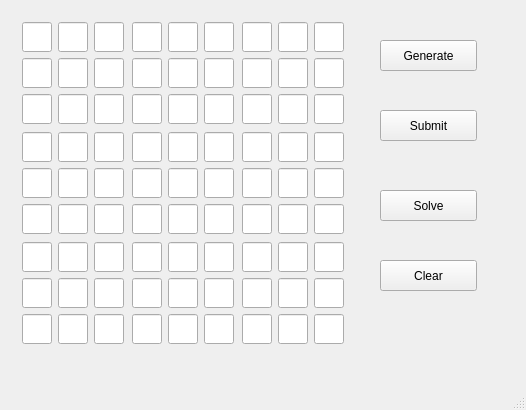
<?xml version="1.0" encoding="UTF-8"?>
<ui version="4.0">
 <class>MainWindow</class>
 <widget class="QMainWindow" name="MainWindow">
  <property name="geometry">
   <rect>
    <x>0</x>
    <y>0</y>
    <width>526</width>
    <height>410</height>
   </rect>
  </property>
  <property name="windowTitle">
   <string>MainWindow</string>
  </property>
  <property name="styleSheet">
   <string notr="true">QLineEdit:disabled{
background-color: rgb(167, 164, 170);
color: rgb(0, 0, 0);
}</string>
  </property>
  <widget class="QWidget" name="centralWidget">
   <widget class="QLineEdit" name="lineEdit00">
    <property name="geometry">
     <rect>
      <x>22</x>
      <y>22</y>
      <width>30</width>
      <height>30</height>
     </rect>
    </property>
    <property name="minimumSize">
     <size>
      <width>30</width>
      <height>30</height>
     </size>
    </property>
    <property name="maximumSize">
     <size>
      <width>30</width>
      <height>30</height>
     </size>
    </property>
    <property name="styleSheet">
     <string notr="true"/>
    </property>
    <property name="alignment">
     <set>Qt::AlignCenter</set>
    </property>
   </widget>
   <widget class="QLineEdit" name="lineEdit01">
    <property name="geometry">
     <rect>
      <x>58</x>
      <y>22</y>
      <width>30</width>
      <height>30</height>
     </rect>
    </property>
    <property name="minimumSize">
     <size>
      <width>30</width>
      <height>30</height>
     </size>
    </property>
    <property name="maximumSize">
     <size>
      <width>30</width>
      <height>30</height>
     </size>
    </property>
    <property name="alignment">
     <set>Qt::AlignCenter</set>
    </property>
   </widget>
   <widget class="QLineEdit" name="lineEdit02">
    <property name="geometry">
     <rect>
      <x>94</x>
      <y>22</y>
      <width>30</width>
      <height>30</height>
     </rect>
    </property>
    <property name="minimumSize">
     <size>
      <width>30</width>
      <height>30</height>
     </size>
    </property>
    <property name="maximumSize">
     <size>
      <width>30</width>
      <height>30</height>
     </size>
    </property>
    <property name="alignment">
     <set>Qt::AlignCenter</set>
    </property>
   </widget>
   <widget class="QLineEdit" name="lineEdit10">
    <property name="geometry">
     <rect>
      <x>22</x>
      <y>58</y>
      <width>30</width>
      <height>30</height>
     </rect>
    </property>
    <property name="minimumSize">
     <size>
      <width>30</width>
      <height>30</height>
     </size>
    </property>
    <property name="maximumSize">
     <size>
      <width>30</width>
      <height>30</height>
     </size>
    </property>
    <property name="alignment">
     <set>Qt::AlignCenter</set>
    </property>
   </widget>
   <widget class="QLineEdit" name="lineEdit11">
    <property name="geometry">
     <rect>
      <x>58</x>
      <y>58</y>
      <width>30</width>
      <height>30</height>
     </rect>
    </property>
    <property name="minimumSize">
     <size>
      <width>30</width>
      <height>30</height>
     </size>
    </property>
    <property name="maximumSize">
     <size>
      <width>30</width>
      <height>30</height>
     </size>
    </property>
    <property name="alignment">
     <set>Qt::AlignCenter</set>
    </property>
   </widget>
   <widget class="QLineEdit" name="lineEdit12">
    <property name="geometry">
     <rect>
      <x>94</x>
      <y>58</y>
      <width>30</width>
      <height>30</height>
     </rect>
    </property>
    <property name="minimumSize">
     <size>
      <width>30</width>
      <height>30</height>
     </size>
    </property>
    <property name="maximumSize">
     <size>
      <width>30</width>
      <height>30</height>
     </size>
    </property>
    <property name="alignment">
     <set>Qt::AlignCenter</set>
    </property>
   </widget>
   <widget class="QLineEdit" name="lineEdit20">
    <property name="geometry">
     <rect>
      <x>22</x>
      <y>94</y>
      <width>30</width>
      <height>30</height>
     </rect>
    </property>
    <property name="minimumSize">
     <size>
      <width>30</width>
      <height>30</height>
     </size>
    </property>
    <property name="maximumSize">
     <size>
      <width>30</width>
      <height>30</height>
     </size>
    </property>
    <property name="alignment">
     <set>Qt::AlignCenter</set>
    </property>
   </widget>
   <widget class="QLineEdit" name="lineEdit21">
    <property name="geometry">
     <rect>
      <x>58</x>
      <y>94</y>
      <width>30</width>
      <height>30</height>
     </rect>
    </property>
    <property name="minimumSize">
     <size>
      <width>30</width>
      <height>30</height>
     </size>
    </property>
    <property name="maximumSize">
     <size>
      <width>30</width>
      <height>30</height>
     </size>
    </property>
    <property name="alignment">
     <set>Qt::AlignCenter</set>
    </property>
   </widget>
   <widget class="QLineEdit" name="lineEdit22">
    <property name="geometry">
     <rect>
      <x>94</x>
      <y>94</y>
      <width>30</width>
      <height>30</height>
     </rect>
    </property>
    <property name="minimumSize">
     <size>
      <width>30</width>
      <height>30</height>
     </size>
    </property>
    <property name="maximumSize">
     <size>
      <width>30</width>
      <height>30</height>
     </size>
    </property>
    <property name="alignment">
     <set>Qt::AlignCenter</set>
    </property>
   </widget>
   <widget class="QPushButton" name="pushButton">
    <property name="geometry">
     <rect>
      <x>380</x>
      <y>40</y>
      <width>97</width>
      <height>31</height>
     </rect>
    </property>
    <property name="text">
     <string>Generate</string>
    </property>
   </widget>
   <widget class="QPushButton" name="pushButton_2">
    <property name="geometry">
     <rect>
      <x>380</x>
      <y>110</y>
      <width>97</width>
      <height>31</height>
     </rect>
    </property>
    <property name="text">
     <string>Submit</string>
    </property>
   </widget>
   <widget class="QPushButton" name="pushButton_3">
    <property name="geometry">
     <rect>
      <x>380</x>
      <y>190</y>
      <width>97</width>
      <height>31</height>
     </rect>
    </property>
    <property name="text">
     <string>Solve</string>
    </property>
   </widget>
   <widget class="QPushButton" name="pushButton_4">
    <property name="geometry">
     <rect>
      <x>380</x>
      <y>260</y>
      <width>97</width>
      <height>31</height>
     </rect>
    </property>
    <property name="text">
     <string>Clear</string>
    </property>
   </widget>
   <widget class="QLineEdit" name="lineEdit06">
    <property name="geometry">
     <rect>
      <x>242</x>
      <y>22</y>
      <width>30</width>
      <height>30</height>
     </rect>
    </property>
    <property name="minimumSize">
     <size>
      <width>30</width>
      <height>30</height>
     </size>
    </property>
    <property name="maximumSize">
     <size>
      <width>30</width>
      <height>30</height>
     </size>
    </property>
    <property name="alignment">
     <set>Qt::AlignCenter</set>
    </property>
   </widget>
   <widget class="QLineEdit" name="lineEdit08">
    <property name="geometry">
     <rect>
      <x>314</x>
      <y>22</y>
      <width>30</width>
      <height>30</height>
     </rect>
    </property>
    <property name="minimumSize">
     <size>
      <width>30</width>
      <height>30</height>
     </size>
    </property>
    <property name="maximumSize">
     <size>
      <width>30</width>
      <height>30</height>
     </size>
    </property>
    <property name="alignment">
     <set>Qt::AlignCenter</set>
    </property>
   </widget>
   <widget class="QLineEdit" name="lineEdit16">
    <property name="geometry">
     <rect>
      <x>242</x>
      <y>58</y>
      <width>30</width>
      <height>30</height>
     </rect>
    </property>
    <property name="minimumSize">
     <size>
      <width>30</width>
      <height>30</height>
     </size>
    </property>
    <property name="maximumSize">
     <size>
      <width>30</width>
      <height>30</height>
     </size>
    </property>
    <property name="alignment">
     <set>Qt::AlignCenter</set>
    </property>
   </widget>
   <widget class="QLineEdit" name="lineEdit28">
    <property name="geometry">
     <rect>
      <x>314</x>
      <y>94</y>
      <width>30</width>
      <height>30</height>
     </rect>
    </property>
    <property name="minimumSize">
     <size>
      <width>30</width>
      <height>30</height>
     </size>
    </property>
    <property name="maximumSize">
     <size>
      <width>30</width>
      <height>30</height>
     </size>
    </property>
    <property name="alignment">
     <set>Qt::AlignCenter</set>
    </property>
   </widget>
   <widget class="QLineEdit" name="lineEdit27">
    <property name="geometry">
     <rect>
      <x>278</x>
      <y>94</y>
      <width>30</width>
      <height>30</height>
     </rect>
    </property>
    <property name="minimumSize">
     <size>
      <width>30</width>
      <height>30</height>
     </size>
    </property>
    <property name="maximumSize">
     <size>
      <width>30</width>
      <height>30</height>
     </size>
    </property>
    <property name="alignment">
     <set>Qt::AlignCenter</set>
    </property>
   </widget>
   <widget class="QLineEdit" name="lineEdit26">
    <property name="geometry">
     <rect>
      <x>242</x>
      <y>94</y>
      <width>30</width>
      <height>30</height>
     </rect>
    </property>
    <property name="minimumSize">
     <size>
      <width>30</width>
      <height>30</height>
     </size>
    </property>
    <property name="maximumSize">
     <size>
      <width>30</width>
      <height>30</height>
     </size>
    </property>
    <property name="alignment">
     <set>Qt::AlignCenter</set>
    </property>
   </widget>
   <widget class="QLineEdit" name="lineEdit07">
    <property name="geometry">
     <rect>
      <x>278</x>
      <y>22</y>
      <width>30</width>
      <height>30</height>
     </rect>
    </property>
    <property name="minimumSize">
     <size>
      <width>30</width>
      <height>30</height>
     </size>
    </property>
    <property name="maximumSize">
     <size>
      <width>30</width>
      <height>30</height>
     </size>
    </property>
    <property name="alignment">
     <set>Qt::AlignCenter</set>
    </property>
   </widget>
   <widget class="QLineEdit" name="lineEdit17">
    <property name="geometry">
     <rect>
      <x>278</x>
      <y>58</y>
      <width>30</width>
      <height>30</height>
     </rect>
    </property>
    <property name="minimumSize">
     <size>
      <width>30</width>
      <height>30</height>
     </size>
    </property>
    <property name="maximumSize">
     <size>
      <width>30</width>
      <height>30</height>
     </size>
    </property>
    <property name="alignment">
     <set>Qt::AlignCenter</set>
    </property>
   </widget>
   <widget class="QLineEdit" name="lineEdit18">
    <property name="geometry">
     <rect>
      <x>314</x>
      <y>58</y>
      <width>30</width>
      <height>30</height>
     </rect>
    </property>
    <property name="minimumSize">
     <size>
      <width>30</width>
      <height>30</height>
     </size>
    </property>
    <property name="maximumSize">
     <size>
      <width>30</width>
      <height>30</height>
     </size>
    </property>
    <property name="alignment">
     <set>Qt::AlignCenter</set>
    </property>
   </widget>
   <widget class="QLineEdit" name="lineEdit03">
    <property name="geometry">
     <rect>
      <x>132</x>
      <y>22</y>
      <width>30</width>
      <height>30</height>
     </rect>
    </property>
    <property name="minimumSize">
     <size>
      <width>30</width>
      <height>30</height>
     </size>
    </property>
    <property name="maximumSize">
     <size>
      <width>30</width>
      <height>30</height>
     </size>
    </property>
    <property name="alignment">
     <set>Qt::AlignCenter</set>
    </property>
   </widget>
   <widget class="QLineEdit" name="lineEdit15">
    <property name="geometry">
     <rect>
      <x>204</x>
      <y>58</y>
      <width>30</width>
      <height>30</height>
     </rect>
    </property>
    <property name="minimumSize">
     <size>
      <width>30</width>
      <height>30</height>
     </size>
    </property>
    <property name="maximumSize">
     <size>
      <width>30</width>
      <height>30</height>
     </size>
    </property>
    <property name="alignment">
     <set>Qt::AlignCenter</set>
    </property>
   </widget>
   <widget class="QLineEdit" name="lineEdit13">
    <property name="geometry">
     <rect>
      <x>132</x>
      <y>58</y>
      <width>30</width>
      <height>30</height>
     </rect>
    </property>
    <property name="minimumSize">
     <size>
      <width>30</width>
      <height>30</height>
     </size>
    </property>
    <property name="maximumSize">
     <size>
      <width>30</width>
      <height>30</height>
     </size>
    </property>
    <property name="alignment">
     <set>Qt::AlignCenter</set>
    </property>
   </widget>
   <widget class="QLineEdit" name="lineEdit05">
    <property name="geometry">
     <rect>
      <x>204</x>
      <y>22</y>
      <width>30</width>
      <height>30</height>
     </rect>
    </property>
    <property name="minimumSize">
     <size>
      <width>30</width>
      <height>30</height>
     </size>
    </property>
    <property name="maximumSize">
     <size>
      <width>30</width>
      <height>30</height>
     </size>
    </property>
    <property name="alignment">
     <set>Qt::AlignCenter</set>
    </property>
   </widget>
   <widget class="QLineEdit" name="lineEdit23">
    <property name="geometry">
     <rect>
      <x>132</x>
      <y>94</y>
      <width>30</width>
      <height>30</height>
     </rect>
    </property>
    <property name="minimumSize">
     <size>
      <width>30</width>
      <height>30</height>
     </size>
    </property>
    <property name="maximumSize">
     <size>
      <width>30</width>
      <height>30</height>
     </size>
    </property>
    <property name="alignment">
     <set>Qt::AlignCenter</set>
    </property>
   </widget>
   <widget class="QLineEdit" name="lineEdit14">
    <property name="geometry">
     <rect>
      <x>168</x>
      <y>58</y>
      <width>30</width>
      <height>30</height>
     </rect>
    </property>
    <property name="minimumSize">
     <size>
      <width>30</width>
      <height>30</height>
     </size>
    </property>
    <property name="maximumSize">
     <size>
      <width>30</width>
      <height>30</height>
     </size>
    </property>
    <property name="alignment">
     <set>Qt::AlignCenter</set>
    </property>
   </widget>
   <widget class="QLineEdit" name="lineEdit24">
    <property name="geometry">
     <rect>
      <x>168</x>
      <y>94</y>
      <width>30</width>
      <height>30</height>
     </rect>
    </property>
    <property name="minimumSize">
     <size>
      <width>30</width>
      <height>30</height>
     </size>
    </property>
    <property name="maximumSize">
     <size>
      <width>30</width>
      <height>30</height>
     </size>
    </property>
    <property name="alignment">
     <set>Qt::AlignCenter</set>
    </property>
   </widget>
   <widget class="QLineEdit" name="lineEdit25">
    <property name="geometry">
     <rect>
      <x>204</x>
      <y>94</y>
      <width>30</width>
      <height>30</height>
     </rect>
    </property>
    <property name="minimumSize">
     <size>
      <width>30</width>
      <height>30</height>
     </size>
    </property>
    <property name="maximumSize">
     <size>
      <width>30</width>
      <height>30</height>
     </size>
    </property>
    <property name="alignment">
     <set>Qt::AlignCenter</set>
    </property>
   </widget>
   <widget class="QLineEdit" name="lineEdit04">
    <property name="geometry">
     <rect>
      <x>168</x>
      <y>22</y>
      <width>30</width>
      <height>30</height>
     </rect>
    </property>
    <property name="minimumSize">
     <size>
      <width>30</width>
      <height>30</height>
     </size>
    </property>
    <property name="maximumSize">
     <size>
      <width>30</width>
      <height>30</height>
     </size>
    </property>
    <property name="alignment">
     <set>Qt::AlignCenter</set>
    </property>
   </widget>
   <widget class="QLineEdit" name="lineEdit40">
    <property name="geometry">
     <rect>
      <x>22</x>
      <y>168</y>
      <width>30</width>
      <height>30</height>
     </rect>
    </property>
    <property name="minimumSize">
     <size>
      <width>30</width>
      <height>30</height>
     </size>
    </property>
    <property name="maximumSize">
     <size>
      <width>30</width>
      <height>30</height>
     </size>
    </property>
    <property name="alignment">
     <set>Qt::AlignCenter</set>
    </property>
   </widget>
   <widget class="QLineEdit" name="lineEdit41">
    <property name="geometry">
     <rect>
      <x>58</x>
      <y>168</y>
      <width>30</width>
      <height>30</height>
     </rect>
    </property>
    <property name="minimumSize">
     <size>
      <width>30</width>
      <height>30</height>
     </size>
    </property>
    <property name="maximumSize">
     <size>
      <width>30</width>
      <height>30</height>
     </size>
    </property>
    <property name="alignment">
     <set>Qt::AlignCenter</set>
    </property>
   </widget>
   <widget class="QLineEdit" name="lineEdit50">
    <property name="geometry">
     <rect>
      <x>22</x>
      <y>204</y>
      <width>30</width>
      <height>30</height>
     </rect>
    </property>
    <property name="minimumSize">
     <size>
      <width>30</width>
      <height>30</height>
     </size>
    </property>
    <property name="maximumSize">
     <size>
      <width>30</width>
      <height>30</height>
     </size>
    </property>
    <property name="alignment">
     <set>Qt::AlignCenter</set>
    </property>
   </widget>
   <widget class="QLineEdit" name="lineEdit31">
    <property name="geometry">
     <rect>
      <x>58</x>
      <y>132</y>
      <width>30</width>
      <height>30</height>
     </rect>
    </property>
    <property name="minimumSize">
     <size>
      <width>30</width>
      <height>30</height>
     </size>
    </property>
    <property name="maximumSize">
     <size>
      <width>30</width>
      <height>30</height>
     </size>
    </property>
    <property name="alignment">
     <set>Qt::AlignCenter</set>
    </property>
   </widget>
   <widget class="QLineEdit" name="lineEdit52">
    <property name="geometry">
     <rect>
      <x>94</x>
      <y>204</y>
      <width>30</width>
      <height>30</height>
     </rect>
    </property>
    <property name="minimumSize">
     <size>
      <width>30</width>
      <height>30</height>
     </size>
    </property>
    <property name="maximumSize">
     <size>
      <width>30</width>
      <height>30</height>
     </size>
    </property>
    <property name="alignment">
     <set>Qt::AlignCenter</set>
    </property>
   </widget>
   <widget class="QLineEdit" name="lineEdit30">
    <property name="geometry">
     <rect>
      <x>22</x>
      <y>132</y>
      <width>30</width>
      <height>30</height>
     </rect>
    </property>
    <property name="minimumSize">
     <size>
      <width>30</width>
      <height>30</height>
     </size>
    </property>
    <property name="maximumSize">
     <size>
      <width>30</width>
      <height>30</height>
     </size>
    </property>
    <property name="alignment">
     <set>Qt::AlignCenter</set>
    </property>
   </widget>
   <widget class="QLineEdit" name="lineEdit32">
    <property name="geometry">
     <rect>
      <x>94</x>
      <y>132</y>
      <width>30</width>
      <height>30</height>
     </rect>
    </property>
    <property name="minimumSize">
     <size>
      <width>30</width>
      <height>30</height>
     </size>
    </property>
    <property name="maximumSize">
     <size>
      <width>30</width>
      <height>30</height>
     </size>
    </property>
    <property name="alignment">
     <set>Qt::AlignCenter</set>
    </property>
   </widget>
   <widget class="QLineEdit" name="lineEdit42">
    <property name="geometry">
     <rect>
      <x>94</x>
      <y>168</y>
      <width>30</width>
      <height>30</height>
     </rect>
    </property>
    <property name="minimumSize">
     <size>
      <width>30</width>
      <height>30</height>
     </size>
    </property>
    <property name="maximumSize">
     <size>
      <width>30</width>
      <height>30</height>
     </size>
    </property>
    <property name="alignment">
     <set>Qt::AlignCenter</set>
    </property>
   </widget>
   <widget class="QLineEdit" name="lineEdit51">
    <property name="geometry">
     <rect>
      <x>58</x>
      <y>204</y>
      <width>30</width>
      <height>30</height>
     </rect>
    </property>
    <property name="minimumSize">
     <size>
      <width>30</width>
      <height>30</height>
     </size>
    </property>
    <property name="maximumSize">
     <size>
      <width>30</width>
      <height>30</height>
     </size>
    </property>
    <property name="alignment">
     <set>Qt::AlignCenter</set>
    </property>
   </widget>
   <widget class="QLineEdit" name="lineEdit34">
    <property name="geometry">
     <rect>
      <x>168</x>
      <y>132</y>
      <width>30</width>
      <height>30</height>
     </rect>
    </property>
    <property name="minimumSize">
     <size>
      <width>30</width>
      <height>30</height>
     </size>
    </property>
    <property name="maximumSize">
     <size>
      <width>30</width>
      <height>30</height>
     </size>
    </property>
    <property name="alignment">
     <set>Qt::AlignCenter</set>
    </property>
   </widget>
   <widget class="QLineEdit" name="lineEdit43">
    <property name="geometry">
     <rect>
      <x>132</x>
      <y>168</y>
      <width>30</width>
      <height>30</height>
     </rect>
    </property>
    <property name="minimumSize">
     <size>
      <width>30</width>
      <height>30</height>
     </size>
    </property>
    <property name="maximumSize">
     <size>
      <width>30</width>
      <height>30</height>
     </size>
    </property>
    <property name="alignment">
     <set>Qt::AlignCenter</set>
    </property>
   </widget>
   <widget class="QLineEdit" name="lineEdit45">
    <property name="geometry">
     <rect>
      <x>204</x>
      <y>168</y>
      <width>30</width>
      <height>30</height>
     </rect>
    </property>
    <property name="minimumSize">
     <size>
      <width>30</width>
      <height>30</height>
     </size>
    </property>
    <property name="maximumSize">
     <size>
      <width>30</width>
      <height>30</height>
     </size>
    </property>
    <property name="alignment">
     <set>Qt::AlignCenter</set>
    </property>
   </widget>
   <widget class="QLineEdit" name="lineEdit35">
    <property name="geometry">
     <rect>
      <x>204</x>
      <y>132</y>
      <width>30</width>
      <height>30</height>
     </rect>
    </property>
    <property name="minimumSize">
     <size>
      <width>30</width>
      <height>30</height>
     </size>
    </property>
    <property name="maximumSize">
     <size>
      <width>30</width>
      <height>30</height>
     </size>
    </property>
    <property name="alignment">
     <set>Qt::AlignCenter</set>
    </property>
   </widget>
   <widget class="QLineEdit" name="lineEdit44">
    <property name="geometry">
     <rect>
      <x>168</x>
      <y>168</y>
      <width>30</width>
      <height>30</height>
     </rect>
    </property>
    <property name="minimumSize">
     <size>
      <width>30</width>
      <height>30</height>
     </size>
    </property>
    <property name="maximumSize">
     <size>
      <width>30</width>
      <height>30</height>
     </size>
    </property>
    <property name="alignment">
     <set>Qt::AlignCenter</set>
    </property>
   </widget>
   <widget class="QLineEdit" name="lineEdit55">
    <property name="geometry">
     <rect>
      <x>204</x>
      <y>204</y>
      <width>30</width>
      <height>30</height>
     </rect>
    </property>
    <property name="minimumSize">
     <size>
      <width>30</width>
      <height>30</height>
     </size>
    </property>
    <property name="maximumSize">
     <size>
      <width>30</width>
      <height>30</height>
     </size>
    </property>
    <property name="alignment">
     <set>Qt::AlignCenter</set>
    </property>
   </widget>
   <widget class="QLineEdit" name="lineEdit33">
    <property name="geometry">
     <rect>
      <x>132</x>
      <y>132</y>
      <width>30</width>
      <height>30</height>
     </rect>
    </property>
    <property name="minimumSize">
     <size>
      <width>30</width>
      <height>30</height>
     </size>
    </property>
    <property name="maximumSize">
     <size>
      <width>30</width>
      <height>30</height>
     </size>
    </property>
    <property name="alignment">
     <set>Qt::AlignCenter</set>
    </property>
   </widget>
   <widget class="QLineEdit" name="lineEdit54">
    <property name="geometry">
     <rect>
      <x>168</x>
      <y>204</y>
      <width>30</width>
      <height>30</height>
     </rect>
    </property>
    <property name="minimumSize">
     <size>
      <width>30</width>
      <height>30</height>
     </size>
    </property>
    <property name="maximumSize">
     <size>
      <width>30</width>
      <height>30</height>
     </size>
    </property>
    <property name="alignment">
     <set>Qt::AlignCenter</set>
    </property>
   </widget>
   <widget class="QLineEdit" name="lineEdit53">
    <property name="geometry">
     <rect>
      <x>132</x>
      <y>204</y>
      <width>30</width>
      <height>30</height>
     </rect>
    </property>
    <property name="minimumSize">
     <size>
      <width>30</width>
      <height>30</height>
     </size>
    </property>
    <property name="maximumSize">
     <size>
      <width>30</width>
      <height>30</height>
     </size>
    </property>
    <property name="alignment">
     <set>Qt::AlignCenter</set>
    </property>
   </widget>
   <widget class="QLineEdit" name="lineEdit56">
    <property name="geometry">
     <rect>
      <x>242</x>
      <y>204</y>
      <width>30</width>
      <height>30</height>
     </rect>
    </property>
    <property name="minimumSize">
     <size>
      <width>30</width>
      <height>30</height>
     </size>
    </property>
    <property name="maximumSize">
     <size>
      <width>30</width>
      <height>30</height>
     </size>
    </property>
    <property name="alignment">
     <set>Qt::AlignCenter</set>
    </property>
   </widget>
   <widget class="QLineEdit" name="lineEdit46">
    <property name="geometry">
     <rect>
      <x>242</x>
      <y>168</y>
      <width>30</width>
      <height>30</height>
     </rect>
    </property>
    <property name="minimumSize">
     <size>
      <width>30</width>
      <height>30</height>
     </size>
    </property>
    <property name="maximumSize">
     <size>
      <width>30</width>
      <height>30</height>
     </size>
    </property>
    <property name="alignment">
     <set>Qt::AlignCenter</set>
    </property>
   </widget>
   <widget class="QLineEdit" name="lineEdit58">
    <property name="geometry">
     <rect>
      <x>314</x>
      <y>204</y>
      <width>30</width>
      <height>30</height>
     </rect>
    </property>
    <property name="minimumSize">
     <size>
      <width>30</width>
      <height>30</height>
     </size>
    </property>
    <property name="maximumSize">
     <size>
      <width>30</width>
      <height>30</height>
     </size>
    </property>
    <property name="alignment">
     <set>Qt::AlignCenter</set>
    </property>
   </widget>
   <widget class="QLineEdit" name="lineEdit37">
    <property name="geometry">
     <rect>
      <x>278</x>
      <y>132</y>
      <width>30</width>
      <height>30</height>
     </rect>
    </property>
    <property name="minimumSize">
     <size>
      <width>30</width>
      <height>30</height>
     </size>
    </property>
    <property name="maximumSize">
     <size>
      <width>30</width>
      <height>30</height>
     </size>
    </property>
    <property name="alignment">
     <set>Qt::AlignCenter</set>
    </property>
   </widget>
   <widget class="QLineEdit" name="lineEdit57">
    <property name="geometry">
     <rect>
      <x>278</x>
      <y>204</y>
      <width>30</width>
      <height>30</height>
     </rect>
    </property>
    <property name="minimumSize">
     <size>
      <width>30</width>
      <height>30</height>
     </size>
    </property>
    <property name="maximumSize">
     <size>
      <width>30</width>
      <height>30</height>
     </size>
    </property>
    <property name="alignment">
     <set>Qt::AlignCenter</set>
    </property>
   </widget>
   <widget class="QLineEdit" name="lineEdit48">
    <property name="geometry">
     <rect>
      <x>314</x>
      <y>168</y>
      <width>30</width>
      <height>30</height>
     </rect>
    </property>
    <property name="minimumSize">
     <size>
      <width>30</width>
      <height>30</height>
     </size>
    </property>
    <property name="maximumSize">
     <size>
      <width>30</width>
      <height>30</height>
     </size>
    </property>
    <property name="alignment">
     <set>Qt::AlignCenter</set>
    </property>
   </widget>
   <widget class="QLineEdit" name="lineEdit47">
    <property name="geometry">
     <rect>
      <x>278</x>
      <y>168</y>
      <width>30</width>
      <height>30</height>
     </rect>
    </property>
    <property name="minimumSize">
     <size>
      <width>30</width>
      <height>30</height>
     </size>
    </property>
    <property name="maximumSize">
     <size>
      <width>30</width>
      <height>30</height>
     </size>
    </property>
    <property name="alignment">
     <set>Qt::AlignCenter</set>
    </property>
   </widget>
   <widget class="QLineEdit" name="lineEdit38">
    <property name="geometry">
     <rect>
      <x>314</x>
      <y>132</y>
      <width>30</width>
      <height>30</height>
     </rect>
    </property>
    <property name="minimumSize">
     <size>
      <width>30</width>
      <height>30</height>
     </size>
    </property>
    <property name="maximumSize">
     <size>
      <width>30</width>
      <height>30</height>
     </size>
    </property>
    <property name="alignment">
     <set>Qt::AlignCenter</set>
    </property>
   </widget>
   <widget class="QLineEdit" name="lineEdit36">
    <property name="geometry">
     <rect>
      <x>242</x>
      <y>132</y>
      <width>30</width>
      <height>30</height>
     </rect>
    </property>
    <property name="minimumSize">
     <size>
      <width>30</width>
      <height>30</height>
     </size>
    </property>
    <property name="maximumSize">
     <size>
      <width>30</width>
      <height>30</height>
     </size>
    </property>
    <property name="alignment">
     <set>Qt::AlignCenter</set>
    </property>
   </widget>
   <widget class="QLineEdit" name="lineEdit80">
    <property name="geometry">
     <rect>
      <x>22</x>
      <y>314</y>
      <width>30</width>
      <height>30</height>
     </rect>
    </property>
    <property name="minimumSize">
     <size>
      <width>30</width>
      <height>30</height>
     </size>
    </property>
    <property name="maximumSize">
     <size>
      <width>30</width>
      <height>30</height>
     </size>
    </property>
    <property name="alignment">
     <set>Qt::AlignCenter</set>
    </property>
   </widget>
   <widget class="QLineEdit" name="lineEdit82">
    <property name="geometry">
     <rect>
      <x>94</x>
      <y>314</y>
      <width>30</width>
      <height>30</height>
     </rect>
    </property>
    <property name="minimumSize">
     <size>
      <width>30</width>
      <height>30</height>
     </size>
    </property>
    <property name="maximumSize">
     <size>
      <width>30</width>
      <height>30</height>
     </size>
    </property>
    <property name="alignment">
     <set>Qt::AlignCenter</set>
    </property>
   </widget>
   <widget class="QLineEdit" name="lineEdit61">
    <property name="geometry">
     <rect>
      <x>58</x>
      <y>242</y>
      <width>30</width>
      <height>30</height>
     </rect>
    </property>
    <property name="minimumSize">
     <size>
      <width>30</width>
      <height>30</height>
     </size>
    </property>
    <property name="maximumSize">
     <size>
      <width>30</width>
      <height>30</height>
     </size>
    </property>
    <property name="alignment">
     <set>Qt::AlignCenter</set>
    </property>
   </widget>
   <widget class="QLineEdit" name="lineEdit71">
    <property name="geometry">
     <rect>
      <x>58</x>
      <y>278</y>
      <width>30</width>
      <height>30</height>
     </rect>
    </property>
    <property name="minimumSize">
     <size>
      <width>30</width>
      <height>30</height>
     </size>
    </property>
    <property name="maximumSize">
     <size>
      <width>30</width>
      <height>30</height>
     </size>
    </property>
    <property name="alignment">
     <set>Qt::AlignCenter</set>
    </property>
   </widget>
   <widget class="QLineEdit" name="lineEdit62">
    <property name="geometry">
     <rect>
      <x>94</x>
      <y>242</y>
      <width>30</width>
      <height>30</height>
     </rect>
    </property>
    <property name="minimumSize">
     <size>
      <width>30</width>
      <height>30</height>
     </size>
    </property>
    <property name="maximumSize">
     <size>
      <width>30</width>
      <height>30</height>
     </size>
    </property>
    <property name="alignment">
     <set>Qt::AlignCenter</set>
    </property>
   </widget>
   <widget class="QLineEdit" name="lineEdit72">
    <property name="geometry">
     <rect>
      <x>94</x>
      <y>278</y>
      <width>30</width>
      <height>30</height>
     </rect>
    </property>
    <property name="minimumSize">
     <size>
      <width>30</width>
      <height>30</height>
     </size>
    </property>
    <property name="maximumSize">
     <size>
      <width>30</width>
      <height>30</height>
     </size>
    </property>
    <property name="alignment">
     <set>Qt::AlignCenter</set>
    </property>
   </widget>
   <widget class="QLineEdit" name="lineEdit70">
    <property name="geometry">
     <rect>
      <x>22</x>
      <y>278</y>
      <width>30</width>
      <height>30</height>
     </rect>
    </property>
    <property name="minimumSize">
     <size>
      <width>30</width>
      <height>30</height>
     </size>
    </property>
    <property name="maximumSize">
     <size>
      <width>30</width>
      <height>30</height>
     </size>
    </property>
    <property name="alignment">
     <set>Qt::AlignCenter</set>
    </property>
   </widget>
   <widget class="QLineEdit" name="lineEdit81">
    <property name="geometry">
     <rect>
      <x>58</x>
      <y>314</y>
      <width>30</width>
      <height>30</height>
     </rect>
    </property>
    <property name="minimumSize">
     <size>
      <width>30</width>
      <height>30</height>
     </size>
    </property>
    <property name="maximumSize">
     <size>
      <width>30</width>
      <height>30</height>
     </size>
    </property>
    <property name="alignment">
     <set>Qt::AlignCenter</set>
    </property>
   </widget>
   <widget class="QLineEdit" name="lineEdit60">
    <property name="geometry">
     <rect>
      <x>22</x>
      <y>242</y>
      <width>30</width>
      <height>30</height>
     </rect>
    </property>
    <property name="minimumSize">
     <size>
      <width>30</width>
      <height>30</height>
     </size>
    </property>
    <property name="maximumSize">
     <size>
      <width>30</width>
      <height>30</height>
     </size>
    </property>
    <property name="alignment">
     <set>Qt::AlignCenter</set>
    </property>
   </widget>
   <widget class="QLineEdit" name="lineEdit64">
    <property name="geometry">
     <rect>
      <x>168</x>
      <y>242</y>
      <width>30</width>
      <height>30</height>
     </rect>
    </property>
    <property name="minimumSize">
     <size>
      <width>30</width>
      <height>30</height>
     </size>
    </property>
    <property name="maximumSize">
     <size>
      <width>30</width>
      <height>30</height>
     </size>
    </property>
    <property name="alignment">
     <set>Qt::AlignCenter</set>
    </property>
   </widget>
   <widget class="QLineEdit" name="lineEdit75">
    <property name="geometry">
     <rect>
      <x>204</x>
      <y>278</y>
      <width>30</width>
      <height>30</height>
     </rect>
    </property>
    <property name="minimumSize">
     <size>
      <width>30</width>
      <height>30</height>
     </size>
    </property>
    <property name="maximumSize">
     <size>
      <width>30</width>
      <height>30</height>
     </size>
    </property>
    <property name="alignment">
     <set>Qt::AlignCenter</set>
    </property>
   </widget>
   <widget class="QLineEdit" name="lineEdit83">
    <property name="geometry">
     <rect>
      <x>132</x>
      <y>314</y>
      <width>30</width>
      <height>30</height>
     </rect>
    </property>
    <property name="minimumSize">
     <size>
      <width>30</width>
      <height>30</height>
     </size>
    </property>
    <property name="maximumSize">
     <size>
      <width>30</width>
      <height>30</height>
     </size>
    </property>
    <property name="alignment">
     <set>Qt::AlignCenter</set>
    </property>
   </widget>
   <widget class="QLineEdit" name="lineEdit65">
    <property name="geometry">
     <rect>
      <x>204</x>
      <y>242</y>
      <width>30</width>
      <height>30</height>
     </rect>
    </property>
    <property name="minimumSize">
     <size>
      <width>30</width>
      <height>30</height>
     </size>
    </property>
    <property name="maximumSize">
     <size>
      <width>30</width>
      <height>30</height>
     </size>
    </property>
    <property name="alignment">
     <set>Qt::AlignCenter</set>
    </property>
   </widget>
   <widget class="QLineEdit" name="lineEdit84">
    <property name="geometry">
     <rect>
      <x>168</x>
      <y>314</y>
      <width>30</width>
      <height>30</height>
     </rect>
    </property>
    <property name="minimumSize">
     <size>
      <width>30</width>
      <height>30</height>
     </size>
    </property>
    <property name="maximumSize">
     <size>
      <width>30</width>
      <height>30</height>
     </size>
    </property>
    <property name="alignment">
     <set>Qt::AlignCenter</set>
    </property>
   </widget>
   <widget class="QLineEdit" name="lineEdit85">
    <property name="geometry">
     <rect>
      <x>204</x>
      <y>314</y>
      <width>30</width>
      <height>30</height>
     </rect>
    </property>
    <property name="minimumSize">
     <size>
      <width>30</width>
      <height>30</height>
     </size>
    </property>
    <property name="maximumSize">
     <size>
      <width>30</width>
      <height>30</height>
     </size>
    </property>
    <property name="alignment">
     <set>Qt::AlignCenter</set>
    </property>
   </widget>
   <widget class="QLineEdit" name="lineEdit74">
    <property name="geometry">
     <rect>
      <x>168</x>
      <y>278</y>
      <width>30</width>
      <height>30</height>
     </rect>
    </property>
    <property name="minimumSize">
     <size>
      <width>30</width>
      <height>30</height>
     </size>
    </property>
    <property name="maximumSize">
     <size>
      <width>30</width>
      <height>30</height>
     </size>
    </property>
    <property name="alignment">
     <set>Qt::AlignCenter</set>
    </property>
   </widget>
   <widget class="QLineEdit" name="lineEdit73">
    <property name="geometry">
     <rect>
      <x>132</x>
      <y>278</y>
      <width>30</width>
      <height>30</height>
     </rect>
    </property>
    <property name="minimumSize">
     <size>
      <width>30</width>
      <height>30</height>
     </size>
    </property>
    <property name="maximumSize">
     <size>
      <width>30</width>
      <height>30</height>
     </size>
    </property>
    <property name="alignment">
     <set>Qt::AlignCenter</set>
    </property>
   </widget>
   <widget class="QLineEdit" name="lineEdit63">
    <property name="geometry">
     <rect>
      <x>132</x>
      <y>242</y>
      <width>30</width>
      <height>30</height>
     </rect>
    </property>
    <property name="minimumSize">
     <size>
      <width>30</width>
      <height>30</height>
     </size>
    </property>
    <property name="maximumSize">
     <size>
      <width>30</width>
      <height>30</height>
     </size>
    </property>
    <property name="alignment">
     <set>Qt::AlignCenter</set>
    </property>
   </widget>
   <widget class="QLineEdit" name="lineEdit67">
    <property name="geometry">
     <rect>
      <x>278</x>
      <y>242</y>
      <width>30</width>
      <height>30</height>
     </rect>
    </property>
    <property name="minimumSize">
     <size>
      <width>30</width>
      <height>30</height>
     </size>
    </property>
    <property name="maximumSize">
     <size>
      <width>30</width>
      <height>30</height>
     </size>
    </property>
    <property name="alignment">
     <set>Qt::AlignCenter</set>
    </property>
   </widget>
   <widget class="QLineEdit" name="lineEdit66">
    <property name="geometry">
     <rect>
      <x>242</x>
      <y>242</y>
      <width>30</width>
      <height>30</height>
     </rect>
    </property>
    <property name="minimumSize">
     <size>
      <width>30</width>
      <height>30</height>
     </size>
    </property>
    <property name="maximumSize">
     <size>
      <width>30</width>
      <height>30</height>
     </size>
    </property>
    <property name="alignment">
     <set>Qt::AlignCenter</set>
    </property>
   </widget>
   <widget class="QLineEdit" name="lineEdit87">
    <property name="geometry">
     <rect>
      <x>278</x>
      <y>314</y>
      <width>30</width>
      <height>30</height>
     </rect>
    </property>
    <property name="minimumSize">
     <size>
      <width>30</width>
      <height>30</height>
     </size>
    </property>
    <property name="maximumSize">
     <size>
      <width>30</width>
      <height>30</height>
     </size>
    </property>
    <property name="alignment">
     <set>Qt::AlignCenter</set>
    </property>
   </widget>
   <widget class="QLineEdit" name="lineEdit86">
    <property name="geometry">
     <rect>
      <x>242</x>
      <y>314</y>
      <width>30</width>
      <height>30</height>
     </rect>
    </property>
    <property name="minimumSize">
     <size>
      <width>30</width>
      <height>30</height>
     </size>
    </property>
    <property name="maximumSize">
     <size>
      <width>30</width>
      <height>30</height>
     </size>
    </property>
    <property name="alignment">
     <set>Qt::AlignCenter</set>
    </property>
   </widget>
   <widget class="QLineEdit" name="lineEdit88">
    <property name="geometry">
     <rect>
      <x>314</x>
      <y>314</y>
      <width>30</width>
      <height>30</height>
     </rect>
    </property>
    <property name="minimumSize">
     <size>
      <width>30</width>
      <height>30</height>
     </size>
    </property>
    <property name="maximumSize">
     <size>
      <width>30</width>
      <height>30</height>
     </size>
    </property>
    <property name="alignment">
     <set>Qt::AlignCenter</set>
    </property>
   </widget>
   <widget class="QLineEdit" name="lineEdit76">
    <property name="geometry">
     <rect>
      <x>242</x>
      <y>278</y>
      <width>30</width>
      <height>30</height>
     </rect>
    </property>
    <property name="minimumSize">
     <size>
      <width>30</width>
      <height>30</height>
     </size>
    </property>
    <property name="maximumSize">
     <size>
      <width>30</width>
      <height>30</height>
     </size>
    </property>
    <property name="alignment">
     <set>Qt::AlignCenter</set>
    </property>
   </widget>
   <widget class="QLineEdit" name="lineEdit77">
    <property name="geometry">
     <rect>
      <x>278</x>
      <y>278</y>
      <width>30</width>
      <height>30</height>
     </rect>
    </property>
    <property name="minimumSize">
     <size>
      <width>30</width>
      <height>30</height>
     </size>
    </property>
    <property name="maximumSize">
     <size>
      <width>30</width>
      <height>30</height>
     </size>
    </property>
    <property name="alignment">
     <set>Qt::AlignCenter</set>
    </property>
   </widget>
   <widget class="QLineEdit" name="lineEdit68">
    <property name="geometry">
     <rect>
      <x>314</x>
      <y>242</y>
      <width>30</width>
      <height>30</height>
     </rect>
    </property>
    <property name="minimumSize">
     <size>
      <width>30</width>
      <height>30</height>
     </size>
    </property>
    <property name="maximumSize">
     <size>
      <width>30</width>
      <height>30</height>
     </size>
    </property>
    <property name="alignment">
     <set>Qt::AlignCenter</set>
    </property>
   </widget>
   <widget class="QLineEdit" name="lineEdit78">
    <property name="geometry">
     <rect>
      <x>314</x>
      <y>278</y>
      <width>30</width>
      <height>30</height>
     </rect>
    </property>
    <property name="minimumSize">
     <size>
      <width>30</width>
      <height>30</height>
     </size>
    </property>
    <property name="maximumSize">
     <size>
      <width>30</width>
      <height>30</height>
     </size>
    </property>
    <property name="alignment">
     <set>Qt::AlignCenter</set>
    </property>
   </widget>
  </widget>
  <widget class="QStatusBar" name="statusBar"/>
 </widget>
 <layoutdefault spacing="6" margin="11"/>
 <resources/>
 <connections/>
</ui>
